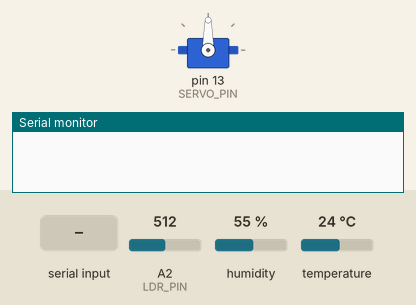
A sketch run on a simulated Arduino Uno, built with avr-gcc and run on an emulated ATmega328P. Shown: servo, the last lines printed to the serial monitor. The inputs (shaded band) are chosen by the test bench; at power-on: A2 (LDR_PIN) = 512, humidity 55 %, temperature 24 °C.

Above: at 1.2 s.
1.3 s: "1" received over Serial
At 1.7 s:
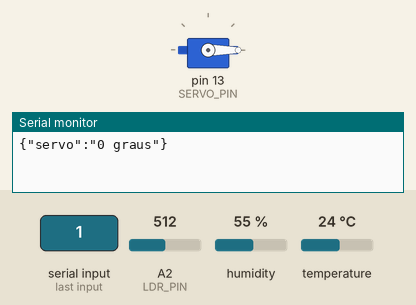
2.8 s: "3" received over Serial
At 4.0 s:
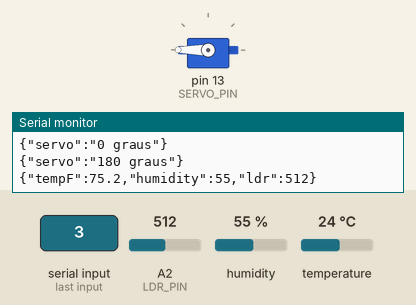
4.3 s: "2" received over Serial
At 5.1 s:
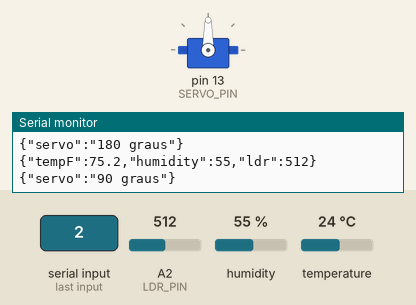
Timing chart, 0 to 7.3 s (numbered marks = the images above; inputs shaded):
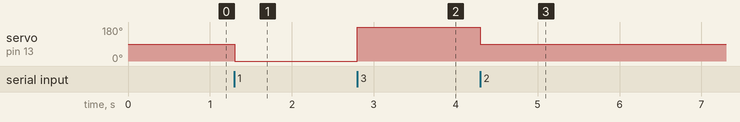

The sketch:

codigo_arduino.ino
```cpp
#include <Servo.h>
#include <DHT.h>
#include <ArduinoJson.h>

// Definir pinos dos sensores
#define DHT_PIN 2         // Pino do sensor DHT11
#define LDR_PIN A2        // Sensor LDR para luminosidade

// Pino do Servo Motor
#define SERVO_PIN 13

// Definir tipo de sensor e inicializar
#define DHT_TYPE DHT11
DHT dht(DHT_PIN, DHT_TYPE);

// Definição dos ângulos para o servo motor
const int angle1 = 0;     // Comando '1'
const int angle2 = 90;    // Comando '2'
const int angle3 = 180;   // Comando '3'

// Intervalo de leitura dos sensores (3000 ms)
unsigned long previousMillis = 0;
const long interval = 3000;

Servo myservo;

void setup() {
  Serial.begin(9600);
  myservo.attach(SERVO_PIN);
  myservo.write(angle2); // Posição inicial do servo (90°)

  dht.begin(); // Inicializa o sensor DHT11
}

void loop() {
  unsigned long currentMillis = millis();

  // Leitura dos sensores a cada 3000ms
  if (currentMillis - previousMillis >= interval) {
    previousMillis = currentMillis;

    // Leitura do DHT11 (Temperatura e Umidade)
    float tempC = dht.readTemperature();   // Temperatura em °C
    float tempF = dht.readTemperature(true);  // Temperatura em °F
    float humidity = dht.readHumidity();   // Umidade em %

    // Leitura do sensor LDR (luminosidade)
    int ldrReading = analogRead(LDR_PIN);

    // Verifica se a leitura do DHT11 foi bem-sucedida
    if (isnan(tempC) || isnan(humidity)) {
      Serial.println("{\"error\":\"Falha na leitura do DHT11\"}");
    } else {
      // Criar documento JSON
      StaticJsonDocument<200> doc;
      doc["tempF"] = tempF;
      doc["humidity"] = humidity;
      doc["ldr"] = ldrReading;

      // Converter JSON para string e enviar via Serial
      String jsonString;
      serializeJson(doc, jsonString);
      Serial.println(jsonString);
    }
  }

  // Controle do Servo Motor via comandos seriais
  if (Serial.available() > 0) {
    char command = Serial.read();
    if (command == '1') {
      myservo.write(angle1);
      Serial.println("{\"servo\":\"0 graus\"}");
    }
    else if (command == '2') {
      myservo.write(angle2);
      Serial.println("{\"servo\":\"90 graus\"}");
    }
    else if (command == '3') {
      myservo.write(angle3);
      Serial.println("{\"servo\":\"180 graus\"}");
    }
  }
}
```

Measured:
- after the input at 1.3 s, servo on pin 13 (SERVO_PIN): 90° → 0° at once
- after the input at 2.8 s, servo on pin 13 (SERVO_PIN): 0° → 180° at once
- after the input at 4.3 s, servo on pin 13 (SERVO_PIN): 180° → 90° at once
